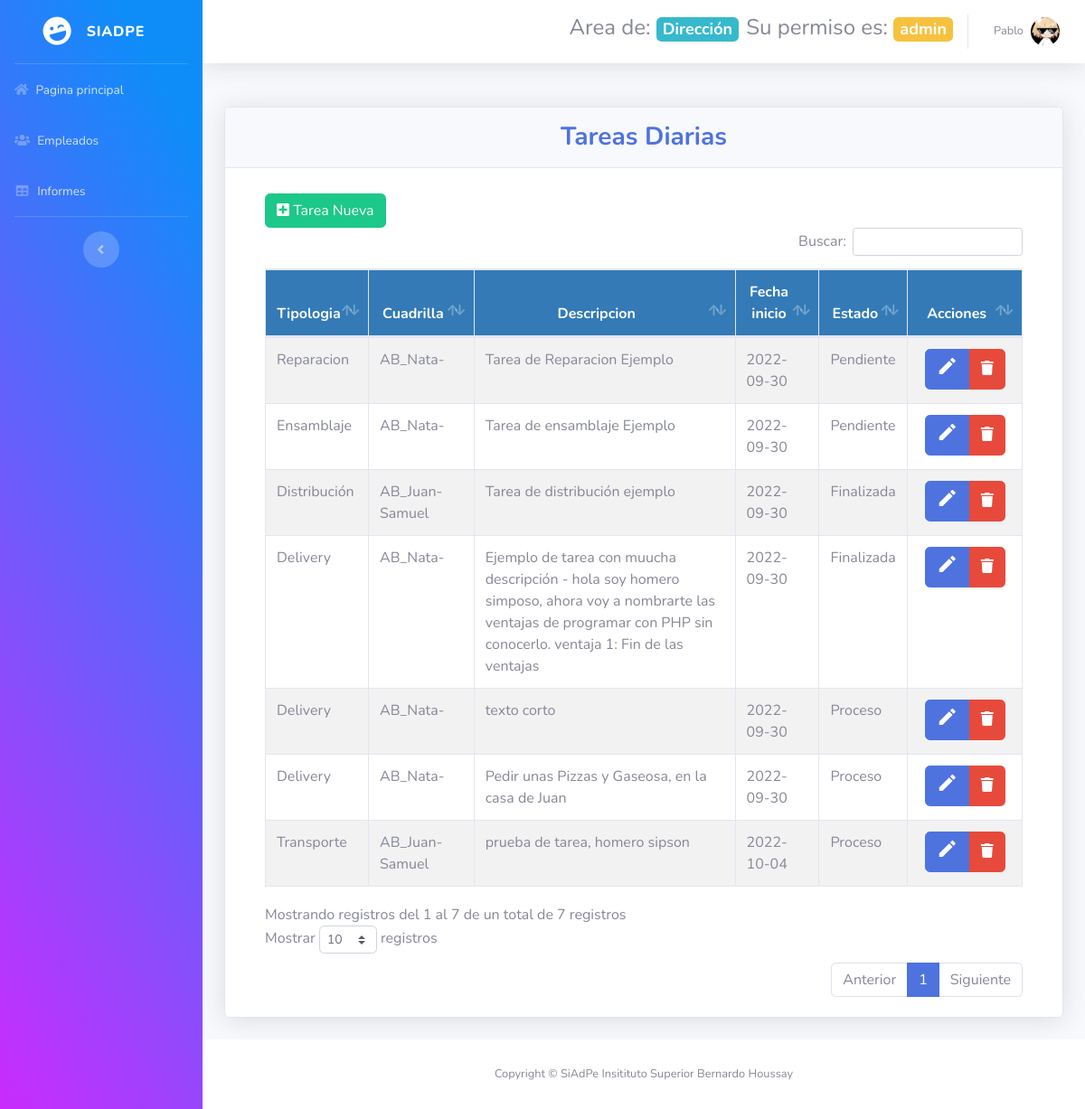
Screenshot of /dashboardAdmin/index.php (signed in) with the database file from the repository.
### tables this page shows
CREATE TABLE IF NOT EXISTS `cuadrillas` (
  `id` int(11) NOT NULL AUTO_INCREMENT,
  `nombre` varchar(100) NOT NULL,
  `id_area` int(11) NOT NULL,
  PRIMARY KEY (`id`),
  KEY `id_area` (`id_area`)
);

CREATE TABLE IF NOT EXISTS `tipologias` (
  `id` int(11) NOT NULL AUTO_INCREMENT,
  `descripcion` varchar(250) NOT NULL,
  PRIMARY KEY (`id`)
);

CREATE TABLE IF NOT EXISTS `tareas` (
  `id` int(11) NOT NULL AUTO_INCREMENT,
  `descripcion` varchar(300) NOT NULL,
  `resolucion` varchar(300) NOT NULL,
  `fecha_inicio` date NOT NULL,
  `fecha_finalizacion` date DEFAULT NULL,
  `id_jefe` int(11) NOT NULL,
  `id_estado` int(11) NOT NULL,
  `id_tipologia` int(11) NOT NULL,
  PRIMARY KEY (`id`),
  KEY `id_jefe` (`id_jefe`),
  KEY `id_estado` (`id_estado`),
  KEY `id_tipologia` (`id_tipologia`),
  FULLTEXT KEY `resolucion` (`resolucion`)
);

CREATE TABLE IF NOT EXISTS `estados` (
  `id` int(11) NOT NULL AUTO_INCREMENT,
  `estado` varchar(100) NOT NULL,
  PRIMARY KEY (`id`)
);

### dashboardAdmin/index.php (the view, shortened to what this page needs)
<?php require_once "vistas/parte_superior.php"?>
<?php
$objeto = new Conexion();
$conexion = $objeto->Conectar();
$areaSession = $_SESSION["s_area"];
  $consultaTareDia = "SELECT Tareas.id AS tarea_ID, Tipologias.id AS tipologia_ID, Tipologias.descripcion AS tipologia, Cuadrillas.id AS cuadrilla_ID, Cuadrillas.nombre AS cuadrilla, Estados.id AS estado_ID, Estados.estado, Tareas.descripcion, Tareas.fecha_inicio AS fecha_Ini FROM Cuadrillas INNER JOIN Tareas_Empleados ON Cuadrillas.id = Tareas_Empleados.id_cuadrilla INNER JOIN Tareas ON Tareas_Empleados.id_tarea = Tareas.id INNER JOIN Tipologias ON Tareas.id_tipologia = Tipologias.id INNER JOIN Estados ON Tareas.id_estado = Estados.id INNER JOIN jefes on tareas.id_jefe = jefes.id INNER JOIN areas on jefes.id_area = areas.id WHERE areas.nombre = '$areaSession' GROUP BY tarea_ID";
$resultadoTareDia = $conexion->prepare($consultaTareDia);
$resultadoTareDia->execute();
$dataTareDia=$resultadoTareDia->fetchAll(PDO::FETCH_ASSOC);
?>
<div id="content">
        <div class="container-fluid">
    <br>
            <div class="card shadow mb-4">
                <div class="card-header py-3">
                    <h3 class="m-0 font-weight-bold text-primary"><center>Tareas Diarias</center></h3>
                </div>
                <div class="card-body">
                    <div class="container">
                            <div class="row mt-2">
                                    <div class="col-lg-12">
                                        <div class="table-responsive">
                                            <table id="tablaTareasDiarias" class="table table-striped table-bordered table-condensed" style="width:100%">
                                                <thead class="text-center">
                                                    <tr>
                                                        <th>Tipologia</th>
                                                        <th>Cuadrilla</th>
                                                        <th>Descripcion</th>
                                                        <th>Fecha inicio</th>
                                                        <th>Estado</th>
                                                        <th>Acciones</th>
                                                    </tr>
                                                </thead>
                                                <tbody>
                                                    <?php
                                                    foreach($dataTareDia as $dat1) {
                                                    ?>
                                                    <tr>
                                                        <td><?php echo $dat1['tipologia'] ?></td>
                                                        <td><?php echo $dat1['cuadrilla'] ?></td>
                                                        <td><?php echo $dat1['descripcion'] ?></td>
                                                        <td><?php echo $dat1['fecha_Ini'] ?></td>
                                                        <td id="estadoT"><?php echo $dat1['estado'] ?></td>
                                                        <td></td>
                                                    </tr>
                                                    <?php
                                                        }
                                                    ?>
                                                </tbody>
                                           </table>
                                        </div>
                                    </div>
                            </div>
                        </div>
                </div>
            </div>
        </div>
</div>
</div>
<?php require_once "vistas/parte_inferior.php"?>

### dashboardAdmin/main.css (style rules this page uses)
table th { background-color: #337ab7 !important; color: white !important; }

### rows the page displays
cuadrillas: tipologias.descripcion "Reparacion", nombre "AB_Nata-", tareas.descripcion "Tarea de Reparacion Ejemplo", tareas.fecha_inicio "2022-09-30", estados.estado "Pendiente", tipologias.descripcion "Ensamblaje", tareas.descripcion "Tarea de ensamblaje Ejemplo", tipologias.descripcion "Delivery", tareas.descripcion "Ejemplo de tarea con muucha descripción - hola soy homero simposo, ahora voy a nombrarte las ventajas de programar con PHP sin conocerlo. ventaja 1: Fin de las ventajas", estados.estado "Finalizada", tareas.descripcion "texto corto", estados.estado "Proceso", tareas.descripcion "Pedir unas Pizzas y Gaseosa, en la casa de Juan"
cuadrillas: tipologias.descripcion "Distribución", nombre "AB_Juan-Samuel", tareas.descripcion "Tarea de distribución ejemplo", tareas.fecha_inicio "2022-09-30", estados.estado "Finalizada", tipologias.descripcion "Transporte", tareas.descripcion "prueba de tarea, homero sipson", tareas.fecha_inicio "2022-10-04", estados.estado "Proceso"

### other values shown
$_SESSION["s_area"] "Dirección"
$_SESSION["s_rol_descripcion"] "admin"
$_SESSION["s_nombre"] "Pablo"
